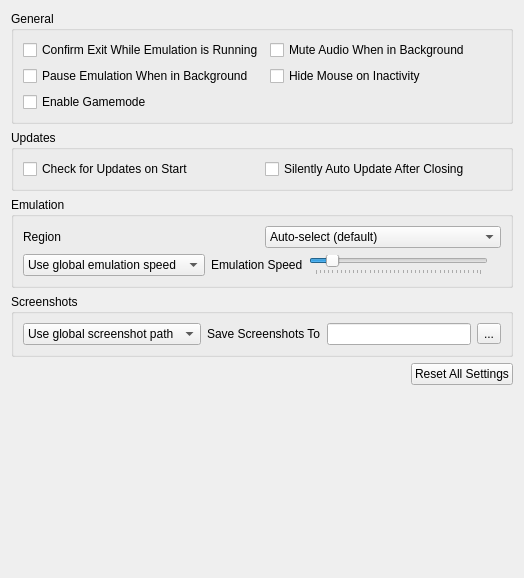
<?xml version="1.0" encoding="UTF-8"?>
<ui version="4.0">
 <class>ConfigureGeneral</class>
 <widget class="QWidget" name="ConfigureGeneral">
  <property name="geometry">
   <rect>
    <x>0</x>
    <y>0</y>
    <width>524</width>
    <height>578</height>
   </rect>
  </property>
  <property name="windowTitle">
   <string>Form</string>
  </property>
  <layout class="QHBoxLayout" name="horizontalLayout_1">
   <item>
    <layout class="QVBoxLayout" name="verticalLayout_1">
     <item>
      <widget class="QGroupBox" name="general_group">
       <property name="title">
        <string>General</string>
       </property>
       <layout class="QGridLayout" name="gridLayout_1">
        <item row="1" column="0">
         <widget class="QCheckBox" name="toggle_check_exit">
          <property name="text">
           <string>Confirm Exit While Emulation is Running</string>
          </property>
         </widget>
        </item>
        <item row="2" column="0">
         <widget class="QCheckBox" name="toggle_background_pause">
          <property name="text">
           <string>Pause Emulation When in Background</string>
          </property>
         </widget>
        </item>
        <item row="1" column="1">
         <widget class="QCheckBox" name="toggle_background_mute">
          <property name="text">
           <string>Mute Audio When in Background</string>
          </property>
         </widget>
        </item>
        <item row="2" column="1">
         <widget class="QCheckBox" name="toggle_hide_mouse">
          <property name="text">
           <string>Hide Mouse on Inactivity</string>
          </property>
         </widget>
        </item>
        <item>
         <widget class="QCheckBox" name="toggle_gamemode">
          <property name="text">
           <string>Enable Gamemode</string>
          </property>
         </widget>
        </item>
       </layout>
      </widget>
     </item>
     <item>
      <widget class="QGroupBox" name="updateBox">
       <property name="title">
        <string>Updates</string>
       </property>
       <layout class="QGridLayout" name="gridLayout_2">
        <item row="1" column="0">
         <widget class="QCheckBox" name="toggle_update_check">
          <property name="text">
           <string>Check for Updates on Start</string>
          </property>
         </widget>
        </item>
        <item row="1" column="1">
         <widget class="QCheckBox" name="toggle_auto_update">
          <property name="text">
           <string>Silently Auto Update After Closing</string>
          </property>
         </widget>
        </item>
       </layout>
      </widget>
     </item>
     <item>
      <widget class="QGroupBox" name="emulation_group">
       <property name="title">
        <string>Emulation</string>
       </property>
       <layout class="QVBoxLayout" name="verticalLayout_2">
        <item>
         <widget class="QWidget" name="widget_region" native="true">
          <layout class="QHBoxLayout" name="region_layout">
           <property name="leftMargin">
            <number>0</number>
           </property>
           <property name="topMargin">
            <number>0</number>
           </property>
           <property name="rightMargin">
            <number>0</number>
           </property>
           <property name="bottomMargin">
            <number>0</number>
           </property>
           <item>
            <widget class="QLabel" name="region_label">
             <property name="text">
              <string>Region</string>
             </property>
            </widget>
           </item>
           <item>
            <widget class="QComboBox" name="region_combobox">
             <item>
              <property name="text">
               <string>Auto-select (default)</string>
              </property>
             </item>
             <item>
              <property name="text">
               <string notr="true">JPN</string>
              </property>
             </item>
             <item>
              <property name="text">
               <string notr="true">USA</string>
              </property>
             </item>
             <item>
              <property name="text">
               <string notr="true">EUR</string>
              </property>
             </item>
             <item>
              <property name="text">
               <string notr="true">AUS</string>
              </property>
             </item>
             <item>
              <property name="text">
               <string notr="true">CHN</string>
              </property>
             </item>
             <item>
              <property name="text">
               <string notr="true">KOR</string>
              </property>
             </item>
             <item>
              <property name="text">
               <string notr="true">TWN</string>
              </property>
             </item>
            </widget>
           </item>
          </layout>
         </widget>
        </item>
        <item>
         <widget class="QWidget" name="emulation_speed_layout" native="true">
          <layout class="QHBoxLayout" name="emulation_speed_layout_inner">
           <property name="leftMargin">
            <number>0</number>
           </property>
           <property name="topMargin">
            <number>0</number>
           </property>
           <property name="rightMargin">
            <number>0</number>
           </property>
           <property name="bottomMargin">
            <number>0</number>
           </property>
           <item>
            <widget class="QComboBox" name="emulation_speed_combo">
             <item>
              <property name="text">
               <string>Use global emulation speed</string>
              </property>
             </item>
             <item>
              <property name="text">
               <string>Set emulation speed</string>
              </property>
             </item>
            </widget>
           </item>
           <item>
            <widget class="QLabel" name="label_emulation_speed">
             <property name="text">
              <string>Emulation Speed</string>
             </property>
            </widget>
           </item>
           <item>
            <widget class="QSlider" name="frame_limit">
             <property name="minimum">
              <number>0</number>
             </property>
             <property name="maximum">
              <number>199</number>
             </property>
             <property name="singleStep">
              <number>5</number>
             </property>
             <property name="pageStep">
              <number>15</number>
             </property>
             <property name="value">
              <number>19</number>
             </property>
             <property name="orientation">
              <enum>Qt::Horizontal</enum>
             </property>
             <property name="tickPosition">
              <enum>QSlider::TicksBelow</enum>
             </property>
            </widget>
           </item>
           <item>
            <widget class="QLabel" name="emulation_speed_display_label">
             <property name="text">
              <string/>
             </property>
             <property name="alignment">
              <set>Qt::AlignRight|Qt::AlignTrailing|Qt::AlignVCenter</set>
             </property>
            </widget>
           </item>
          </layout>
         </widget>
        </item>
       </layout>
      </widget>
     </item>
     <item>
      <widget class="QGroupBox" name="screenshot_group">
       <property name="title">
        <string>Screenshots</string>
       </property>
       <layout class="QGridLayout" name="gridLayout_3">
        <property name="verticalSpacing">
         <number>0</number>
        </property>
        <item row="0" column="1">
         <widget class="QWidget" name="widget_screenshot" native="true">
          <layout class="QHBoxLayout" name="screenshot_layout">
           <property name="leftMargin">
            <number>0</number>
           </property>
           <property name="topMargin">
            <number>0</number>
           </property>
           <property name="rightMargin">
            <number>0</number>
           </property>
           <property name="bottomMargin">
            <number>0</number>
           </property>
           <item>
            <widget class="QComboBox" name="screenshot_combo">
             <item>
              <property name="text">
               <string>Use global screenshot path</string>
              </property>
             </item>
             <item>
              <property name="text">
               <string>Set screenshot path:</string>
              </property>
             </item>
            </widget>
           </item>
           <item>
            <widget class="QLabel" name="screenshot_dir_label">
             <property name="text">
              <string>Save Screenshots To</string>
             </property>
            </widget>
           </item>
           <item>
            <widget class="QLineEdit" name="screenshot_dir_path"/>
           </item>
           <item>
            <widget class="QToolButton" name="change_screenshot_dir">
             <property name="text">
              <string>...</string>
             </property>
            </widget>
           </item>
          </layout>
         </widget>
        </item>
       </layout>
      </widget>
     </item>
     <item alignment="Qt::AlignRight">
      <widget class="QPushButton" name="button_reset_defaults">
       <property name="text">
        <string>Reset All Settings</string>
       </property>
      </widget>
     </item>
     <item>
      <spacer name="verticalSpacer">
       <property name="orientation">
        <enum>Qt::Vertical</enum>
       </property>
       <property name="sizeHint" stdset="0">
        <size>
         <width>20</width>
         <height>40</height>
        </size>
       </property>
      </spacer>
     </item>
    </layout>
   </item>
  </layout>
 </widget>
 <tabstops>
  <tabstop>toggle_check_exit</tabstop>
  <tabstop>toggle_background_pause</tabstop>
  <tabstop>toggle_hide_mouse</tabstop>
  <tabstop>toggle_update_check</tabstop>
  <tabstop>toggle_auto_update</tabstop>
  <tabstop>button_reset_defaults</tabstop>
 </tabstops>
 <resources/>
 <connections/>
</ui>
